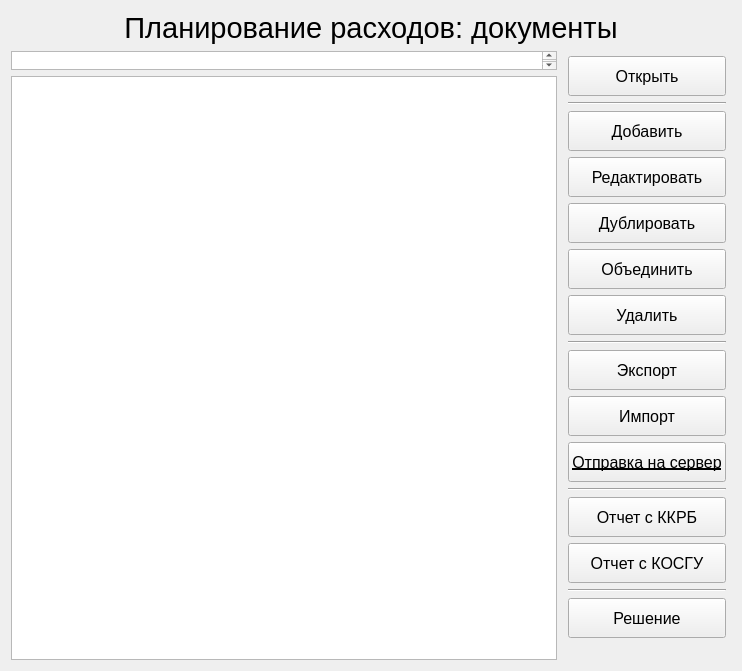
<?xml version="1.0" encoding="UTF-8"?>
<ui version="4.0">
 <class>PlanDocument</class>
 <widget class="QWidget" name="PlanDocument">
  <property name="geometry">
   <rect>
    <x>0</x>
    <y>0</y>
    <width>742</width>
    <height>671</height>
   </rect>
  </property>
  <property name="windowTitle">
   <string>Планирование расходов: документы</string>
  </property>
  <layout class="QGridLayout" name="gridLayout">
   <item row="1" column="0">
    <widget class="QTableWidget" name="filter_plan_doc">
     <property name="minimumSize">
      <size>
       <width>0</width>
       <height>19</height>
      </size>
     </property>
     <property name="maximumSize">
      <size>
       <width>16777215</width>
       <height>19</height>
      </size>
     </property>
     <property name="verticalScrollBarPolicy">
      <enum>Qt::ScrollBarAlwaysOn</enum>
     </property>
     <property name="horizontalScrollBarPolicy">
      <enum>Qt::ScrollBarAlwaysOff</enum>
     </property>
     <property name="editTriggers">
      <set>QAbstractItemView::AllEditTriggers</set>
     </property>
     <property name="selectionMode">
      <enum>QAbstractItemView::NoSelection</enum>
     </property>
     <attribute name="horizontalHeaderVisible">
      <bool>false</bool>
     </attribute>
     <attribute name="verticalHeaderVisible">
      <bool>false</bool>
     </attribute>
     <attribute name="verticalHeaderDefaultSectionSize">
      <number>19</number>
     </attribute>
     <row>
      <property name="text">
       <string/>
      </property>
     </row>
    </widget>
   </item>
   <item row="1" column="1" rowspan="2">
    <layout class="QVBoxLayout" name="verticalLayout_3">
     <property name="leftMargin">
      <number>5</number>
     </property>
     <property name="topMargin">
      <number>5</number>
     </property>
     <property name="rightMargin">
      <number>5</number>
     </property>
     <property name="bottomMargin">
      <number>5</number>
     </property>
     <item>
      <widget class="QPushButton" name="button_open">
       <property name="minimumSize">
        <size>
         <width>150</width>
         <height>40</height>
        </size>
       </property>
       <property name="font">
        <font>
         <family>Arial</family>
         <pointsize>12</pointsize>
        </font>
       </property>
       <property name="toolTip">
        <string/>
       </property>
       <property name="text">
        <string>Открыть</string>
       </property>
      </widget>
     </item>
     <item>
      <widget class="Line" name="line">
       <property name="orientation">
        <enum>Qt::Horizontal</enum>
       </property>
      </widget>
     </item>
     <item>
      <widget class="QPushButton" name="button_add">
       <property name="minimumSize">
        <size>
         <width>150</width>
         <height>40</height>
        </size>
       </property>
       <property name="font">
        <font>
         <family>Arial</family>
         <pointsize>12</pointsize>
        </font>
       </property>
       <property name="toolTip">
        <string>Ctrl+N</string>
       </property>
       <property name="text">
        <string>Добавить</string>
       </property>
       <property name="shortcut">
        <string>Ctrl+N</string>
       </property>
      </widget>
     </item>
     <item>
      <widget class="QPushButton" name="button_edit">
       <property name="minimumSize">
        <size>
         <width>150</width>
         <height>40</height>
        </size>
       </property>
       <property name="font">
        <font>
         <family>Arial</family>
         <pointsize>12</pointsize>
        </font>
       </property>
       <property name="toolTip">
        <string>Ctrl+R</string>
       </property>
       <property name="text">
        <string>Редактировать</string>
       </property>
       <property name="shortcut">
        <string>Ctrl+R</string>
       </property>
      </widget>
     </item>
     <item>
      <widget class="QPushButton" name="button_dub">
       <property name="minimumSize">
        <size>
         <width>150</width>
         <height>40</height>
        </size>
       </property>
       <property name="font">
        <font>
         <family>Arial</family>
         <pointsize>12</pointsize>
        </font>
       </property>
       <property name="toolTip">
        <string>Ctrl+D</string>
       </property>
       <property name="text">
        <string>Дублировать</string>
       </property>
       <property name="shortcut">
        <string>Ctrl+D</string>
       </property>
      </widget>
     </item>
     <item>
      <widget class="QPushButton" name="button_merge">
       <property name="minimumSize">
        <size>
         <width>150</width>
         <height>40</height>
        </size>
       </property>
       <property name="font">
        <font>
         <family>Arial</family>
         <pointsize>12</pointsize>
        </font>
       </property>
       <property name="toolTip">
        <string>Ctrl+O</string>
       </property>
       <property name="text">
        <string>Объединить</string>
       </property>
       <property name="shortcut">
        <string>Ctrl+S, Ctrl+Tab</string>
       </property>
      </widget>
     </item>
     <item>
      <widget class="QPushButton" name="button_del">
       <property name="minimumSize">
        <size>
         <width>150</width>
         <height>40</height>
        </size>
       </property>
       <property name="font">
        <font>
         <family>Arial</family>
         <pointsize>12</pointsize>
        </font>
       </property>
       <property name="toolTip">
        <string>Del</string>
       </property>
       <property name="text">
        <string>Удалить</string>
       </property>
       <property name="shortcut">
        <string>Del</string>
       </property>
      </widget>
     </item>
     <item>
      <widget class="Line" name="line_2">
       <property name="orientation">
        <enum>Qt::Horizontal</enum>
       </property>
      </widget>
     </item>
     <item>
      <widget class="QPushButton" name="button_exp">
       <property name="minimumSize">
        <size>
         <width>150</width>
         <height>40</height>
        </size>
       </property>
       <property name="font">
        <font>
         <family>Arial</family>
         <pointsize>12</pointsize>
        </font>
       </property>
       <property name="toolTip">
        <string>Ctrl+E</string>
       </property>
       <property name="text">
        <string>Экспорт</string>
       </property>
       <property name="shortcut">
        <string>Ctrl+E</string>
       </property>
      </widget>
     </item>
     <item>
      <widget class="QPushButton" name="button_imp">
       <property name="minimumSize">
        <size>
         <width>150</width>
         <height>40</height>
        </size>
       </property>
       <property name="font">
        <font>
         <family>Arial</family>
         <pointsize>12</pointsize>
        </font>
       </property>
       <property name="toolTip">
        <string>Ctrl+I</string>
       </property>
       <property name="text">
        <string>Импорт</string>
       </property>
       <property name="shortcut">
        <string>Ctrl+I</string>
       </property>
      </widget>
     </item>
     <item>
      <widget class="QPushButton" name="button_send">
       <property name="minimumSize">
        <size>
         <width>150</width>
         <height>40</height>
        </size>
       </property>
       <property name="font">
        <font>
         <family>Arial</family>
         <pointsize>12</pointsize>
         <underline>true</underline>
        </font>
       </property>
       <property name="text">
        <string>Отправка на сервер</string>
       </property>
      </widget>
     </item>
     <item>
      <widget class="Line" name="line_3">
       <property name="orientation">
        <enum>Qt::Horizontal</enum>
       </property>
      </widget>
     </item>
     <item>
      <widget class="QPushButton" name="button_rep_with_kkrb">
       <property name="minimumSize">
        <size>
         <width>150</width>
         <height>40</height>
        </size>
       </property>
       <property name="font">
        <font>
         <family>Arial</family>
         <pointsize>12</pointsize>
        </font>
       </property>
       <property name="toolTip">
        <string>Ctrl+1</string>
       </property>
       <property name="text">
        <string>Отчет c ККРБ</string>
       </property>
       <property name="shortcut">
        <string>Ctrl+1</string>
       </property>
      </widget>
     </item>
     <item>
      <widget class="QPushButton" name="button_rep_with_kosgu">
       <property name="minimumSize">
        <size>
         <width>150</width>
         <height>40</height>
        </size>
       </property>
       <property name="font">
        <font>
         <family>Arial</family>
         <pointsize>12</pointsize>
        </font>
       </property>
       <property name="toolTip">
        <string>Ctrl+2</string>
       </property>
       <property name="text">
        <string>Отчет с КОСГУ</string>
       </property>
       <property name="shortcut">
        <string>Ctrl+2</string>
       </property>
      </widget>
     </item>
     <item>
      <widget class="Line" name="line_4">
       <property name="orientation">
        <enum>Qt::Horizontal</enum>
       </property>
      </widget>
     </item>
     <item>
      <widget class="QPushButton" name="button_sln">
       <property name="minimumSize">
        <size>
         <width>150</width>
         <height>40</height>
        </size>
       </property>
       <property name="font">
        <font>
         <family>Arial</family>
         <pointsize>12</pointsize>
        </font>
       </property>
       <property name="toolTip">
        <string>Ctrl+3</string>
       </property>
       <property name="text">
        <string>Решение</string>
       </property>
       <property name="shortcut">
        <string>Ctrl+3</string>
       </property>
      </widget>
     </item>
     <item>
      <spacer name="verticalSpacer">
       <property name="orientation">
        <enum>Qt::Vertical</enum>
       </property>
       <property name="sizeHint" stdset="0">
        <size>
         <width>20</width>
         <height>40</height>
        </size>
       </property>
      </spacer>
     </item>
    </layout>
   </item>
   <item row="2" column="0">
    <widget class="QTableView" name="plan_documents">
     <property name="editTriggers">
      <set>QAbstractItemView::NoEditTriggers</set>
     </property>
     <property name="selectionBehavior">
      <enum>QAbstractItemView::SelectRows</enum>
     </property>
     <property name="sortingEnabled">
      <bool>true</bool>
     </property>
     <attribute name="verticalHeaderVisible">
      <bool>false</bool>
     </attribute>
    </widget>
   </item>
   <item row="0" column="0" colspan="2">
    <widget class="QLabel" name="label">
     <property name="sizePolicy">
      <sizepolicy hsizetype="Preferred" vsizetype="Maximum">
       <horstretch>0</horstretch>
       <verstretch>0</verstretch>
      </sizepolicy>
     </property>
     <property name="font">
      <font>
       <pointsize>22</pointsize>
      </font>
     </property>
     <property name="text">
      <string>Планирование расходов: документы</string>
     </property>
     <property name="alignment">
      <set>Qt::AlignCenter</set>
     </property>
    </widget>
   </item>
  </layout>
 </widget>
 <resources/>
 <connections/>
</ui>
